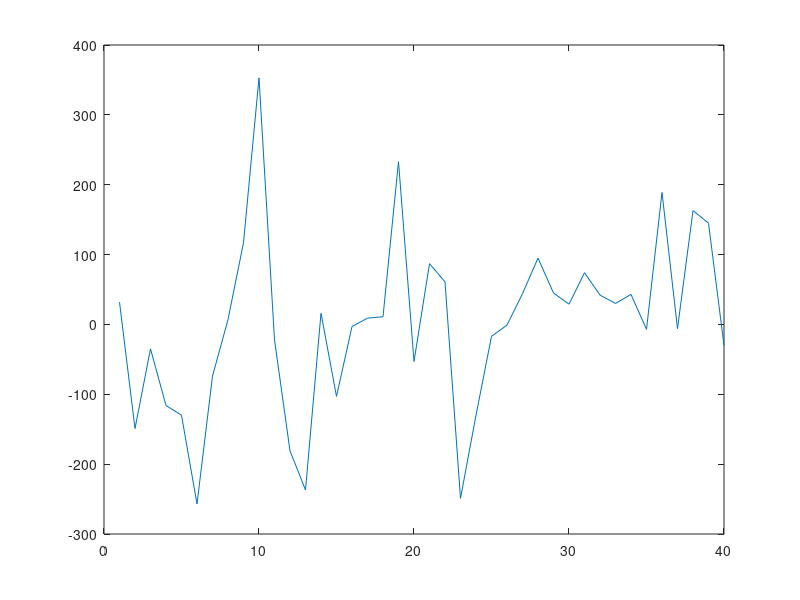

Write the MATLAB code that produced this figure.
%UNTITLED Summary of this function goes here
%   Detailed explanation goes here
trials = 150;
x = zeros(3*trials,1);
mu=5;
for j=1:3
    for i=1:trials
        number = randi(9,1);
        x(i+(j-1)*trials,1) = number;
    end
end

autocor = zeros(40,1);
for lag=1:40
dx = circshift(x,lag);
autocor(lag,1) = sum((x-mu).*(dx-mu));
end
figure;
plot(autocor);


